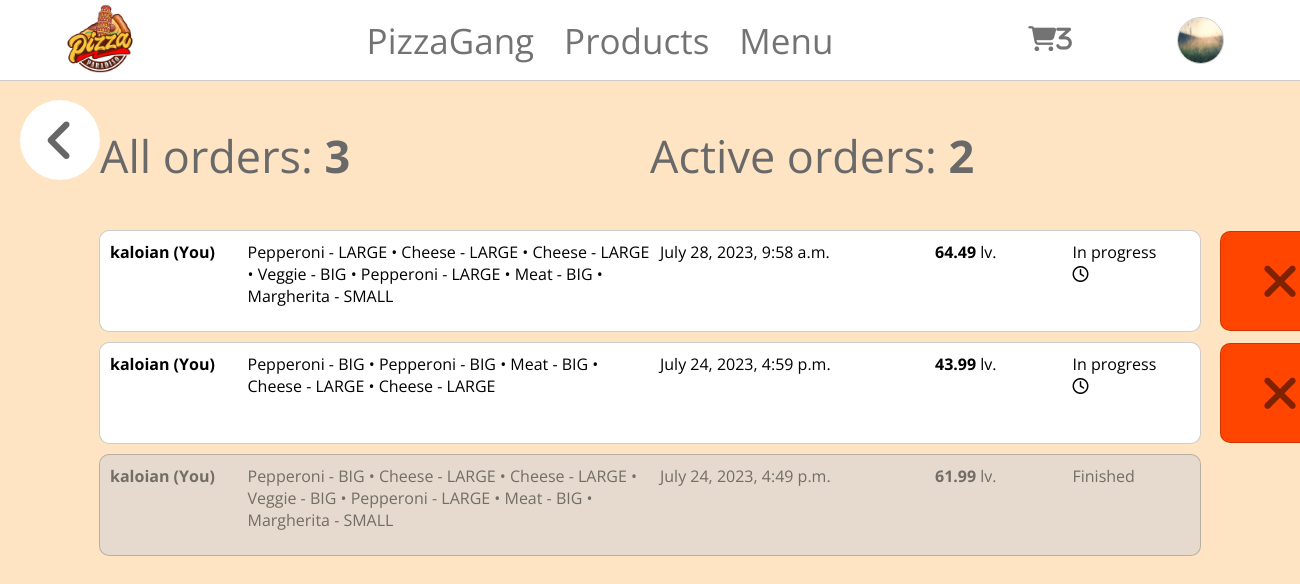
/orders/show/1/ (signed in), run on an earlier commit of the app's database.
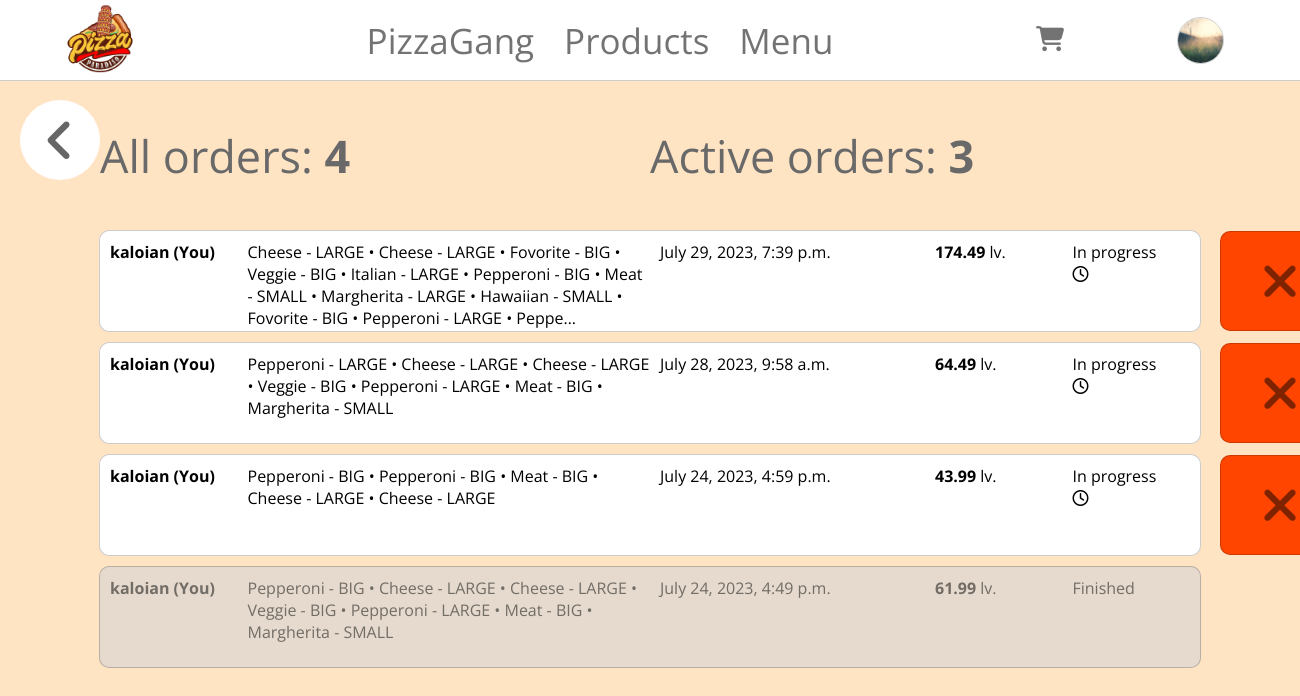
And on a later commit of the database.
### PizzaGang/main/models.py (models this page shows, shortened)
class Order(models.Model):
    user = models.ForeignKey(User, on_delete=models.CASCADE)
    is_finished = models.BooleanField(default=False)
    cart_items = models.TextField()
    total_price = models.FloatField(validators=[validate_positive], default=0.00)
    created_at = models.DateTimeField(auto_now_add=True)

### PizzaGang/main/views.py (the view)
# urls.py: path('show/<int:pk>/', ShowOrdersUserView, name='show_user_orders'),
def ShowOrdersUserView(request, pk):
    user = User.objects.get(pk=pk)
    orders = Order.objects.filter(user=user).order_by('-created_at')
    active_orders = Order.objects.filter(user=user, is_finished=False)
    context = {
        'orders': orders,
        'active_orders': active_orders
    }
    return render(request, 'orders/show_user_orders.html', context)

### PizzaGang/main/context_processors.py (called while the page is built)
def get_cart_items_count(request):
    cart_items_count = 0
    if request.user.is_authenticated:
        user = request.user
        cart = Cart.objects.get(user=user)
        pizza_items_count = CartItem.objects.filter(cart=cart).count()
        offer_items_count = 0
        offer_items = OfferItem.objects.filter(cart=cart)
        for offer_item in offer_items:
            offer_items_count += CartItem.objects.filter(offer=offer_item.offer).count()
        cart_items_count = pizza_items_count + offer_items_count
    return {'cart_items_count': cart_items_count, 'current_user': request.user}

### templates/orders/show_user_orders.html (shortened to what this page needs)
{% extends 'base/base.html' %}
{% load static %}
{% block head %}
    <link rel="stylesheet" href="{% static 'css/show_orders.css' %}">
{% endblock %}
{% block content %}
    {% include 'go_back.html' %}
    <div class="show-orders-stats">
        {% if orders.count == 0 %}
            <p>No orders, click <a href="{% url 'menu' %}">here</a> to make one!</p>
        {% else %}
            <p>All orders: <b>{{ orders.count }}</b></p>
            <p>Active orders: <b>{{ active_orders.count }}</b></p>
        {% endif %}
    </div>
    {% for order in orders %}
        {% if order.is_finished %}
            <div class="order-container-finished">
                {% include 'orders/order_container_user.html' %}
            </div>
        {% else %}
            <div class="order-container-in-progress">
                {% include 'orders/order_container_user.html' %}
                <form action="{% url 'delete_order' order.pk %}">
                    <button type="submit" class="order-cancel"><i class="fa-solid fa-xmark"></i></button>
                </form>
            </div>
        {% endif %}
    {% endfor %}
{% endblock %}

### templates/base/base.html (shortened to what this page needs)
{% load static %}
<!DOCTYPE html>
<html lang="en">
<head>
    {% block head %}{% endblock %}
</head>
<body>
<div class="header">
    <div class="logo-container">
        <a href="{% url 'home' %}">
            <img src="{% static 'images/logo.png' %}" alt="logo">
        </a>
    </div>
    <div class="menu-container">
        <div>
            {% if in_about %}
                <a style="color: black; font-weight: bold" href="{% url 'about' %}">PizzaGang</a>
            {% else %}
                <a href="{% url 'about' %}">PizzaGang</a>
            {% endif %}
        </div>
        <div>
            {% if in_products %}
                <a style="color: black; font-weight: bold" href="{% url 'products' %}">Products</a>
            {% else %}
                <a href="{% url 'products' %}">Products</a>
            {% endif %}
        </div>
        <div>
            {% if in_menu %}
                <a style="color: black; font-weight: bold" href="{% url 'menu' %}">Menu</a>
            {% else %}
                <a href="{% url 'menu' %}">Menu</a>
            {% endif %}
        </div>
    </div>
    <div class="cart-container-base">
        {% if current_user.is_authenticated %}
            <a href="{% url 'show_cart' %}">
                {% if cart_items_count > 0 %}
                    <i class="fa-solid fa-cart-shopping fa-bounce">{{ cart_items_count }}</i>
                {% else %}
                    <i class="fa-solid fa-cart-shopping"></i>
                {% endif %}
            </a>
        {% endif %}
    </div>
    <div class="avatar-container">
        {% if current_user.is_authenticated %}
                <a href="{% url 'show_user' current_user.pk %}">
                    <div class="img-selector">
                        {% if current_user.profile.avatar %}
                            <img src="{{ current_user.profile.avatar.url }}" alt="avatar">
                        {% else %}
                            <img src="{% static 'images/avatars/default-avatar.jpg' %}" alt="default-avatar">
                        {% endif %}
                    </div>
                </a>
        {% else %}
            <a class="sign_in" href="{% url 'sign_in' %}">Sign In</a>
        {% endif %}
    </div>
</div>
{% block content %}
{% endblock %}
</body>
</html>

### templates/orders/order_container_user.html (shortened to what this page needs)
<div class="order-username-container">
    <a href="{% url 'show_user' order.user.pk %}">
        <b>{{ order.user.username|truncatechars:10 }} (You)</b>
    </a>
</div>
<div class="order-items-container">
    <p>{{ order.cart_items|truncatechars:200 }}</p>
</div>
<div class="order-time-created-container">
    <p>{{ order.created_at }}</p>
</div>
<div class="order-price-container">
    <p><b>{{ order.total_price|floatformat:2 }}</b> lv.</p>
</div>
<div class="order-is-finished">
    {% if order.is_finished %}
        <p>Finished</p>
    {% else %}
        <p>In progress</p><i class="fa-regular fa-clock"></i>
    {% endif %}
</div>

What changed in the data, as far as the page shows it:
added Order: user.username "kaloian", cart_items "Cheese - LARGE • Cheese - LARGE • Fovorite - BIG • Veggie - BIG • Italian - LARGE • Pepperoni - BIG • Meat - SMALL • Margherita - LARGE • Hawaiian - SMALL • Fovorite - BIG • Pepperoni - LARGE • Peppe…", created_at "July 29, 2023, 7:39 p.m.", total_price "174.49", is_finished "In progress"
Also different on the page:
{{ orders.count }}: "3" → "4"
{{ active_orders.count }}: "2" → "3"
{{ cart_items_count }}: "3" → (not shown)
